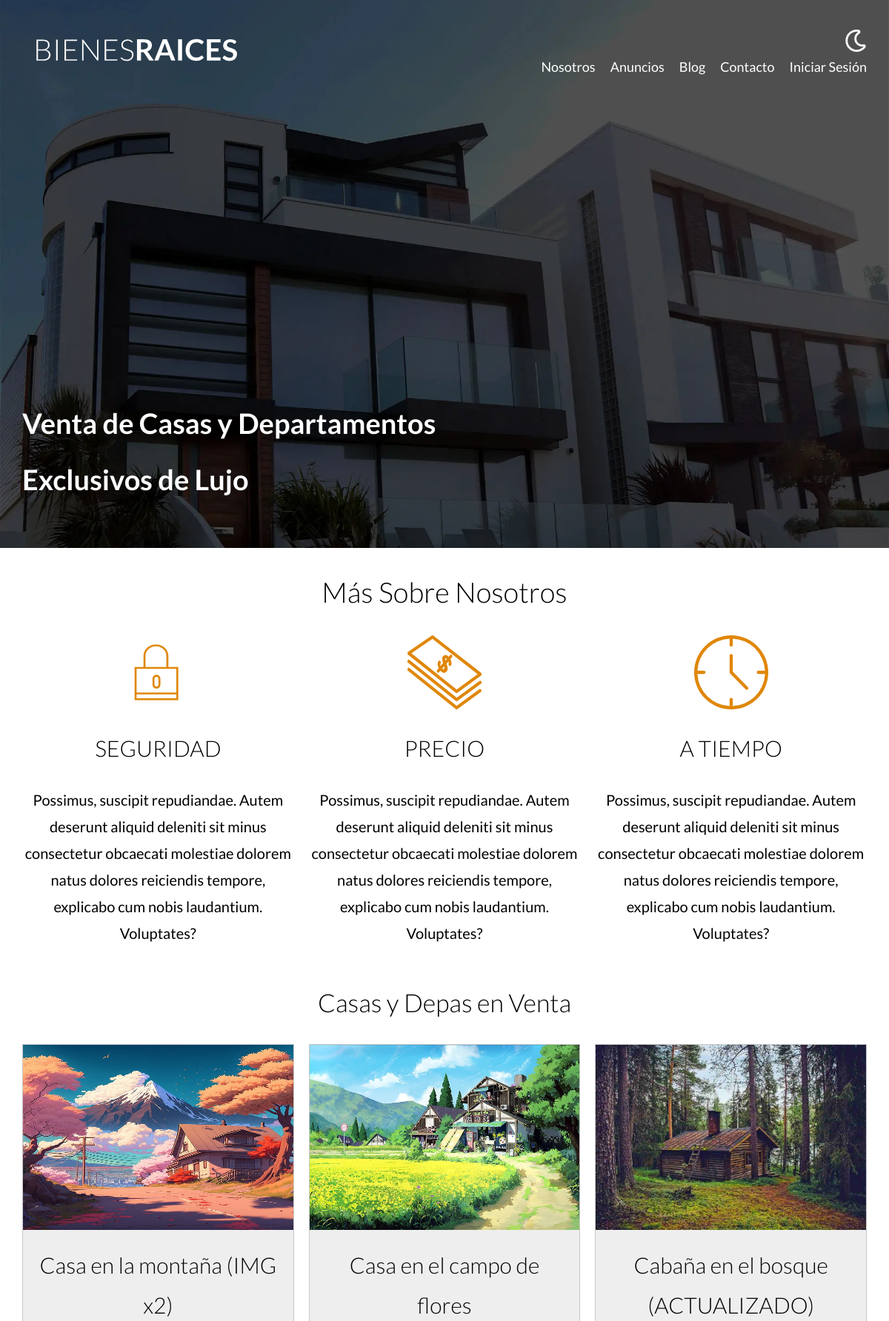
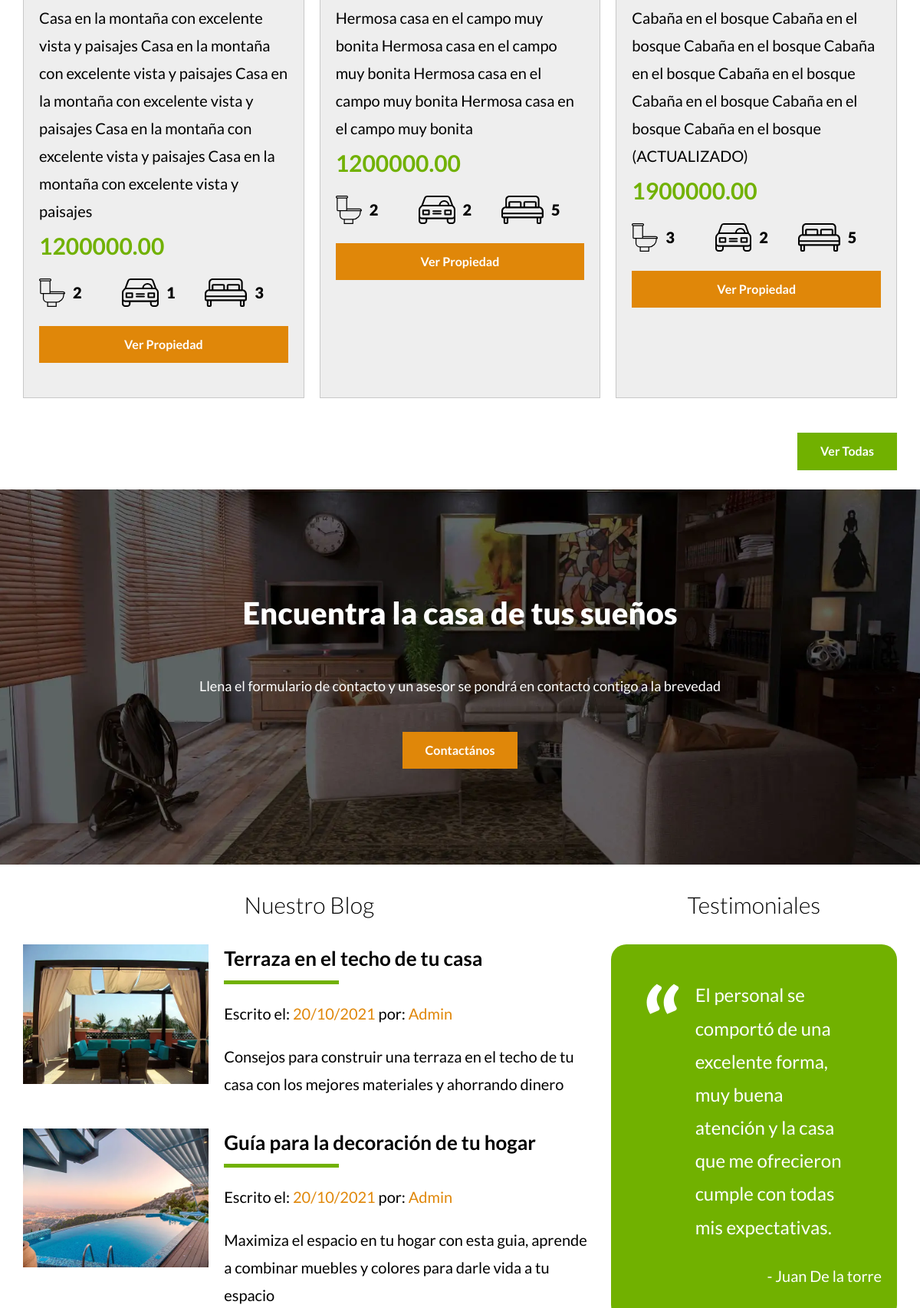
The page / (upper part) on the database its author committed (2 pictures, top to bottom).
### tables this page shows
CREATE TABLE `propiedades` (
  `id` int NOT NULL AUTO_INCREMENT,
  `titulo` varchar(45) DEFAULT NULL,
  `precio` decimal(10,2) DEFAULT NULL,
  `imagen` varchar(200) DEFAULT NULL,
  `descripcion` longtext,
  `habitaciones` int DEFAULT NULL,
  `wc` int DEFAULT NULL,
  `estacionamiento` int DEFAULT NULL,
  `creado` date DEFAULT NULL,
  `vendedorId` int NOT NULL,
  PRIMARY KEY (`id`,`vendedorId`),
  KEY `fk_propiedades_vendedores_idx` (`vendedorId`),
  CONSTRAINT `fk_propiedades_vendedores` FOREIGN KEY (`vendedorId`) REFERENCES `vendedores` (`id`)
);

### classes/ActiveRecord.php (called while the page is built, shortened)
<?php
class ActiveRecord{
    protected static $db;
    protected static $tabla = '';
    public static function setDB($database){
        self::$db = $database;
    }
    public static function get($cantidad){
        $query = "SELECT * FROM " . static::$tabla . " LIMIT " . $cantidad;
        $resultado = self::consultarSQL($query);
        return $resultado;
    }
    public static function consultarSQL($query){
            $resultado = self::$db->query($query);
        $array = [];
        while($registro = $resultado->fetch_assoc()){
            $array[] = static::crearObjeto($registro);
        }
        return $array;
    }
    protected static function crearObjeto($registro){
        $objeto = new static;
        foreach($registro as $key => $value){
            if(property_exists($objeto, $key)){
                $objeto->$key = $value;
            }
        }
        return $objeto;
    }
}
?>

### includes/templates/anuncios.php (the view, shortened to what this page needs)
<?php
   if($_SERVER['SCRIPT_NAME'] === '/bienesraices-poo/anuncios.php'){
    $propiedades = Propiedad::all();
   }else{
    $propiedades = Propiedad::get(3);
   }
?>
<div class="contenedor-anuncios">
    <?php  foreach($propiedades as $propiedad) { ?>
    <div class="anuncio">
        <img class="anuncio__imagen" loading="lazy" src="/bienesraices-poo/imagenes/<?php echo $propiedad->imagen; ?>" alt="anuncio">
        <div class="contenido-anuncio">
            <h3><?php echo $propiedad->titulo; ?></h3>
            <p><?php echo $propiedad->descripcion; ?></p>
            <p class="precio"><?php echo $propiedad->precio; ?></p>
            <ul class="iconos-caracteristicas">
                <li>
                    <img class="icono" loading="lazy" src="build/img/icono_wc.svg" alt="icono wc">
                    <p><?php echo $propiedad->wc; ?></p>
                </li>
                <li>
                    <img class="icono" loading="lazy" src="/bienesraices-poo/build/img/icono_estacionamiento.svg" alt="icono estacionamiento">
                    <p><?php echo $propiedad->estacionamiento; ?></p>
                </li>
                <li>
                    <img class="icono" loading="lazy" src="/bienesraices-poo/build/img/icono_dormitorio.svg" alt="icono habitaciones">
                    <p><?php echo $propiedad->habitaciones; ?></p>
                </li>
            </ul>
            <a href="anuncio.php?id=<?php echo $propiedad->id; ?>" class="boton-amarillo-block">
                Ver Propiedad
            </a>
        </div>
    </div>
    <?php } ?>
</div>

### build/css/app.css (style rules this page uses)
html { line-height:1.15;-webkit-text-size-adjust:100% }
body { margin:0 }
a { background-color:transparent }
img { border-style:none }
html { font-size:62.5%;box-sizing:border-box }
*,:after,:before { box-sizing:inherit }
body { font-family:Lato,sans-serif;font-size:1.6rem;line-height:1.8 }
p { color:#000;font-size:2rem }
a { text-decoration:none }
img,picture { width:100%;display:block }
h1,h2,h3 { font-family:Lato,sans-serif;margin:2.5rem 0;font-weight:300;text-align:center }
h3 { font-size:3rem }
.boton-amarillo-block { background-color:#e08709;color:#fff;font-weight:700;text-decoration:none;padding:1rem 3rem;text-align:center;margin:2.5rem 0;display:block;border:none }
.icono { text-align:center }
@media (min-width:768px) { .contenedor-anuncios { display:grid;gap:2rem;grid-template-columns:repeat(3,1fr) } }
.anuncio { background-color:#eee;border:1px solid #c8c8c8;margin-bottom:2rem;display:flex;flex-direction:column }
.anuncio .contenido-anuncio { padding:2rem }
.anuncio h3,.anuncio p { margin:0 }
.anuncio__imagen { height:25rem }
.precio { color:#71b100;font-weight:700;font-size:3rem }
.iconos-caracteristicas { display:flex;list-style:none;padding:0;max-width:40rem }
.iconos-caracteristicas li { flex:1;display:flex }
.iconos-caracteristicas li img { flex:0 0 3rem;margin-right:1rem }
.iconos-caracteristicas li p { font-weight:900 }

### rows shown on the page
propiedades: imagen (picture), titulo "Casa en la montaña (IMG x2)", descripcion "Casa en la montaña con excelente vista y paisajes Casa en la montaña con excelente vista y paisajes Casa en la montaña con excelente vista y paisajes Casa en la montaña con excelente vista y paisajes Casa en la montaña con excelente vista y paisajes", precio "1200000.00", wc "2", estacionamiento "1", habitaciones "3"
propiedades: imagen (picture), titulo "Casa en el campo de flores", descripcion "Hermosa casa en el campo muy bonita Hermosa casa en el campo muy bonita Hermosa casa en el campo muy bonita Hermosa casa en el campo muy bonita", precio "1200000.00", wc "2", estacionamiento "2", habitaciones "5"
propiedades: imagen (picture), titulo "Cabaña en el bosque (ACTUALIZADO)", descripcion "Cabaña en el bosque Cabaña en el bosque Cabaña en el bosque Cabaña en el bosque Cabaña en el bosque Cabaña en el bosque Cabaña en el bosque Cabaña en el bosque (ACTUALIZADO)", precio "1900000.00", wc "3", estacionamiento "2", habitaciones "5"
